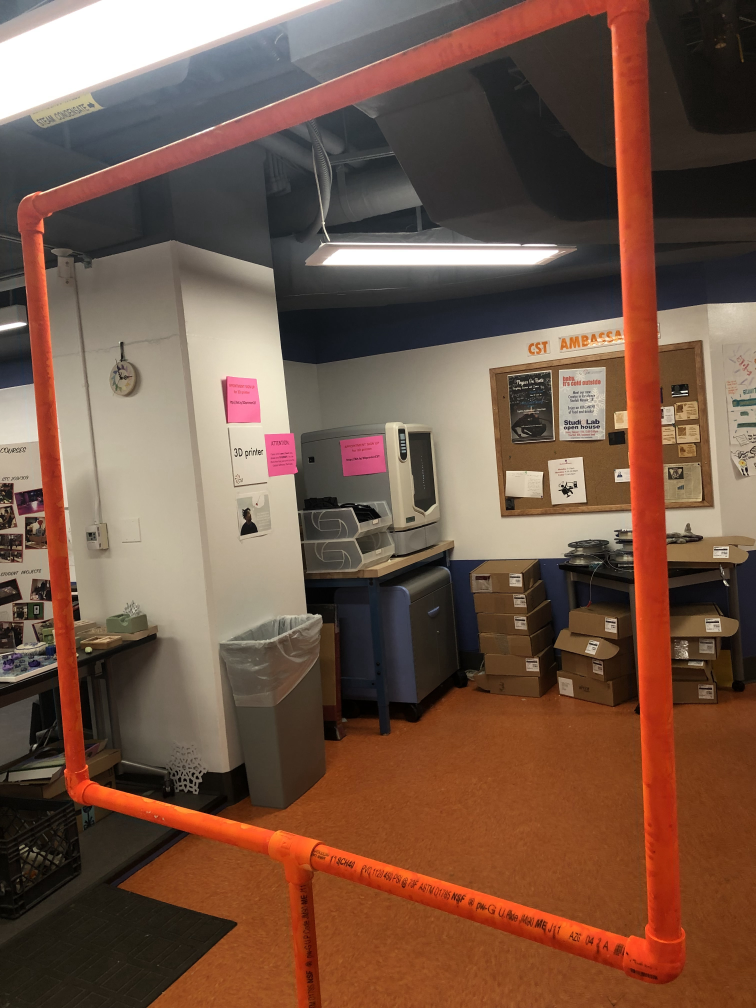
#> input picture hoop_images/IMG_0126.jpg, 3024 x 4032 px, found by its file name (shown at 1/4 size)
$ python RawColorMethod.py
#> lines starting #> are read from the running program, lines starting #| are printed output that depends on the picture; after the words box and inside, x2 and y2 are one past the last pixel; in counts of white or black regions, pixels touching at a corner belong together
import cv2
import imutils
import numpy as np

image = cv2.imread('/Users/kyleaj/Desktop/IMG_0126.jpg', cv2.IMREAD_COLOR)
#> image is the input picture: shape (4032, 3024, 3); mean B, G, R 70.5, 86.6, 116.2
orange = np.array([24, 48, 172])
thresh = 20

im = imutils.resize(image, width=256)
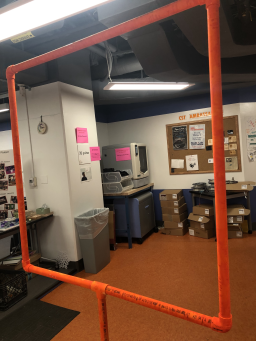
#> im: shape (341, 256, 3); mean B, G, R 70.5, 86.6, 116.2

width, height, channels = im.shape
#> width = 341; height = 256; channels = 3

# width, height = cv2.GetSize(image)

mask = np.zeros((width, height))

test = im[0, 0, :] - orange
#> test = [88, 55, -78]
print(im[0, 0, :])
#| [112 103  94]
print(orange)
print(test)
#| [ 88  55 -78]

for w in range(width):
    for h in range(height):
        thisColor = im[w, h, :]
        thisColor = thisColor - orange
        thisColor = thisColor * thisColor
        dist = thisColor.sum()
        dist = np.sqrt(dist)
        #print(dist)
        if (dist <= thresh):
            mask[w, h] = 1
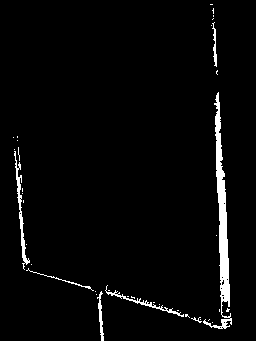
#> mask: shape (341, 256) float64; values 0 (black) and 1 (white), 3.1% white; 38 white regions (31 under 20 px), largest, box (x1, y1, x2, y2) and area: (203, 92, 232, 329) 1632, (14, 151, 30, 270) 364, (105, 285, 184, 317) 235

cv2.imshow('mask', mask)
cv2.imshow('orig', im)

cv2.waitKey(0)

cv2.destroyAllWindows()

$ run again, with hoop_images/IMG_0733.jpg copied over hoop_images/IMG_0126.jpg
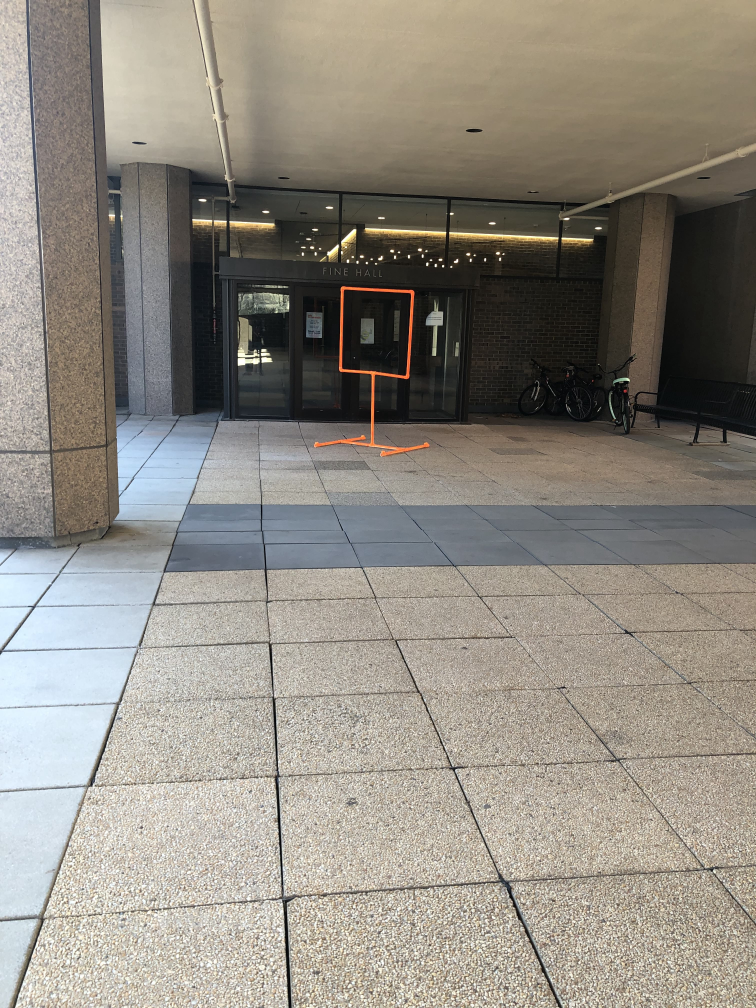
#> input picture hoop_images/IMG_0733.jpg, 3024 x 4032 px, found by its file name (shown at 1/4 size)
#> image is the input picture: shape (4032, 3024, 3); mean B, G, R 129.5, 138.8, 144.1
#> `im = imutils.resize(image, width=256)`:
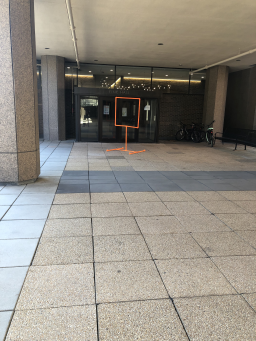
#> im: shape (341, 256, 3); mean B, G, R 129.5, 138.8, 144.1
#> test = [158, 143, 28]
#| [182 191 200]
#| [158 143  28]

$ run again, with hoop_images/IMG_0771.jpg copied over hoop_images/IMG_0126.jpg
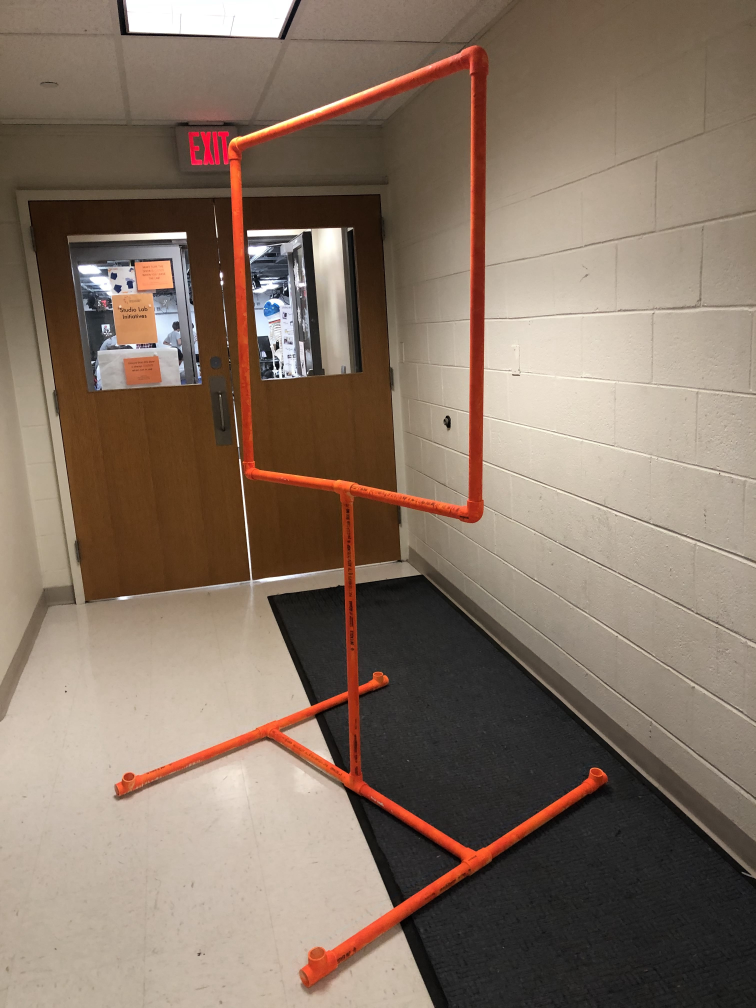
#> input picture hoop_images/IMG_0771.jpg, 3024 x 4032 px, found by its file name (shown at 1/4 size)
#> image is the input picture: shape (4032, 3024, 3); mean B, G, R 100.6, 115.4, 133.6
#> `im = imutils.resize(image, width=256)`:
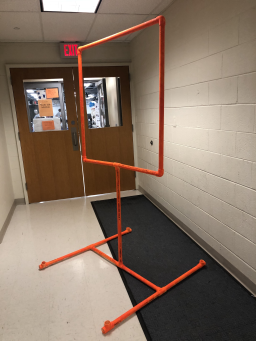
#> im: shape (341, 256, 3); mean B, G, R 100.6, 115.4, 133.6
#> test = [71, 65, -42]
#| [ 95 113 130]
#| [ 71  65 -42]
#> after the loop `for w in range(width):`:
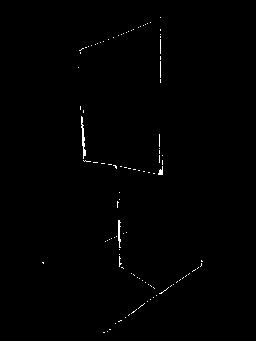
#> mask: shape (341, 256) float64; values 0 (black) and 1 (white), 0.53% white in thin lines or dots, all inside (x1, y1, x2, y2) = (42, 17, 203, 333)
